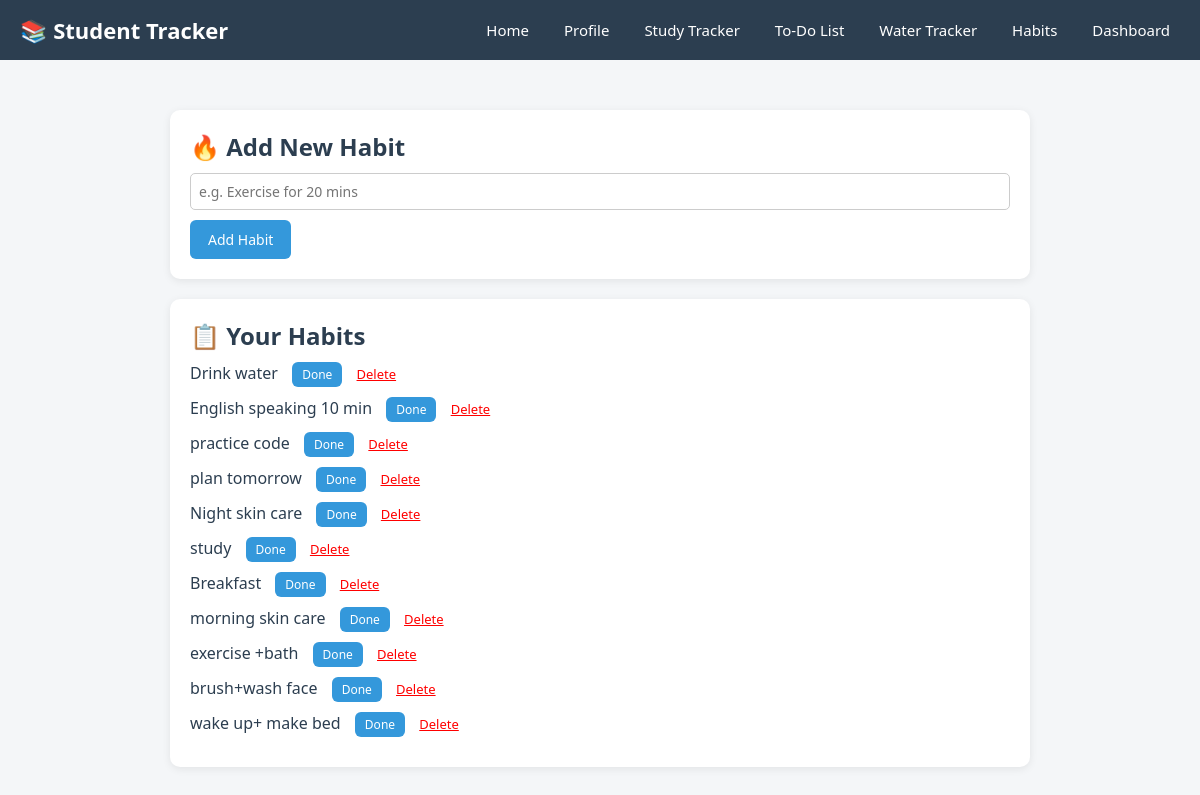
The app's page /habits with its own data.
### tables this page shows
CREATE TABLE habits (
            id INTEGER PRIMARY KEY AUTOINCREMENT,
            habit_name TEXT,
            done INTEGER DEFAULT 0
        );

### app.py (the view)
@app.route('/habits', methods=['GET', 'POST'])
def habits():
    conn = get_db_connection()
    if request.method == 'POST':
        habit_name = request.form['habit_name']
        conn.execute('INSERT INTO habits (habit_name, done) VALUES (?, 0)', (habit_name,))
        conn.commit()
    all_habits = conn.execute('SELECT * FROM habits ORDER BY id DESC').fetchall()
    conn.close()
    return render_template('habits.html', habits=all_habits)

### app.py (called while the page is built)
def get_db_connection():
    conn = sqlite3.connect('database.db')
    conn.row_factory = sqlite3.Row
    return conn

### templates/habits.html
{% extends "base.html" %}
{% block content %}
    <div class="card">
        <h2>🔥 Add New Habit</h2>
        <form method="POST">
            <input type="text" name="habit_name" placeholder="e.g. Exercise for 20 mins" required>
            <button type="submit" class="btn">Add Habit</button>
        </form>
    </div>
    <div class="card">
        <h2>📋 Your Habits</h2>
        {% if habits %}
            {% for habit in habits %}
                <p style="margin-bottom: 10px;">
                    {% if habit['done'] == 1 %}
                        <span style="text-decoration: line-through; color: gray;">{{ habit['habit_name'] }}</span> ✅
                        <a href="/habits/reset/{{ habit['id'] }}" style="margin-left: 10px; font-size: 13px;">Reset</a>
                    {% else %}
                        {{ habit['habit_name'] }}
                        <a href="/habits/complete/{{ habit['id'] }}" class="btn" style="padding: 4px 10px; font-size: 12px; margin-left: 10px;">Done</a>
                    {% endif %}
                    <a href="/habits/delete/{{ habit['id'] }}" style="color: red; margin-left: 10px; font-size: 13px;">Delete</a>
                </p>
            {% endfor %}
        {% else %}
            <p>No habits yet. Add one above!</p>
        {% endif %}
    </div>
{% endblock %}

### templates/base.html (shortened to what this page needs)
<!DOCTYPE html>
<html lang="en">
<head>
    <link rel="stylesheet" href="{{ url_for('static', filename='style.css') }}">
</head>
<body>
    <div class="navbar">
        <h1>📚 Student Tracker</h1>
        <ul class="nav-links">
            <li><a href="/">Home</a></li>
            <li><a href="/profile">Profile</a></li>
            <li><a href="/study">Study Tracker</a></li>
            <li><a href="/todo">To-Do List</a></li>
            <li><a href="/water">Water Tracker</a></li>
            <li><a href="/habits">Habits</a></li>
            <li><a href="/dashboard">Dashboard</a></li>
        </ul>
    </div>
    <div class="container">
        {% block content %}
        {% endblock %}
    </div>
</body>
</html>

### static/style.css (style rules this page uses)
* { margin: 0; padding: 0; box-sizing: border-box; font-family: 'Segoe UI', Arial, sans-serif; }
body { background-color: #f4f6f8; color: #2c3e50; }
.navbar { background-color: #2c3e50; padding: 15px 20px; display: flex; justify-content: space-between; align-items: center; flex-wrap: wrap; }
.navbar h1 { color: white; font-size: 22px; }
.nav-links { list-style: none; display: flex; gap: 15px; flex-wrap: wrap; }
.nav-links a { color: white; text-decoration: none; font-size: 15px; padding: 6px 10px; border-radius: 5px; transition: background 0.2s; }
.container { max-width: 900px; margin: 30px auto; padding: 20px; }
.card { background: white; border-radius: 10px; padding: 20px; margin-bottom: 20px; box-shadow: 0 2px 8px rgba(0,0,0,0.08); }
.card h2 { margin-bottom: 10px; color: #2c3e50; }
.btn { background-color: #3498db; color: white; border: none; padding: 10px 18px; border-radius: 6px; cursor: pointer; font-size: 14px; text-decoration: none; display: inline-block; }
input[type="text"], input[type="number"], input[type="date"] { padding: 8px; border: 1px solid #ccc; border-radius: 5px; width: 100%; margin-bottom: 10px; font-size: 14px; }

### records on screen
habits: habit_name "Drink water"
habits: habit_name "English speaking 10 min"
habits: habit_name "practice code"
habits: habit_name "plan tomorrow"
habits: habit_name "Night skin care"
habits: habit_name "study"
habits: habit_name "Breakfast"
habits: habit_name "morning skin care"
habits: habit_name "exercise +bath"
habits: habit_name "brush+wash face"
habits: habit_name "wake up+ make bed"
